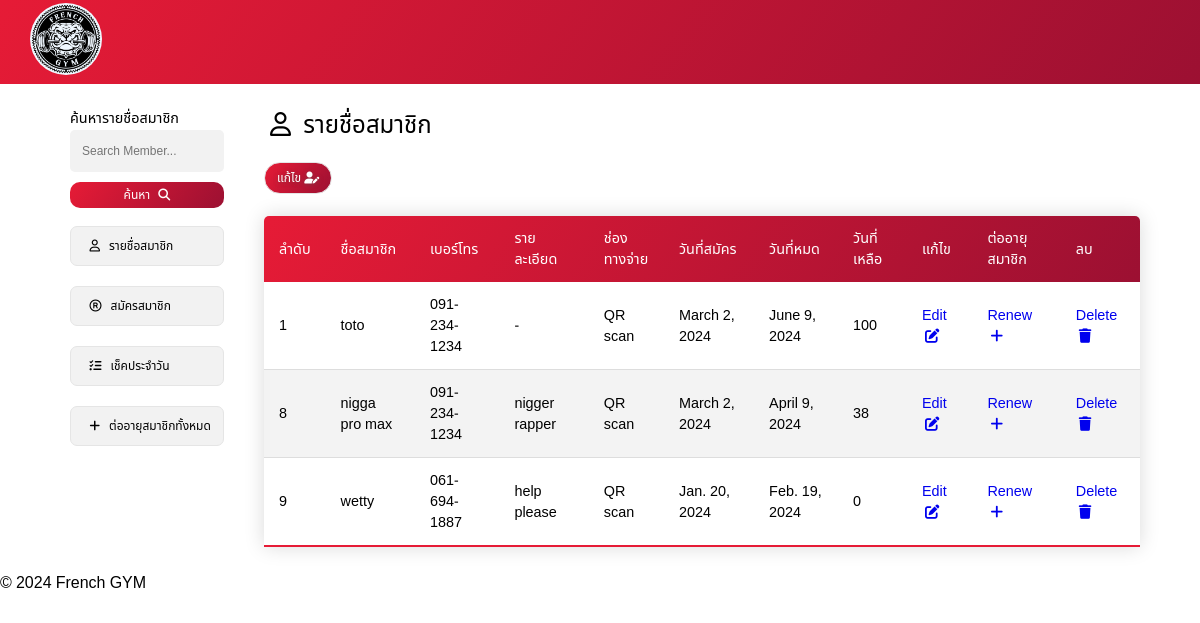
Before: / with the older database file.
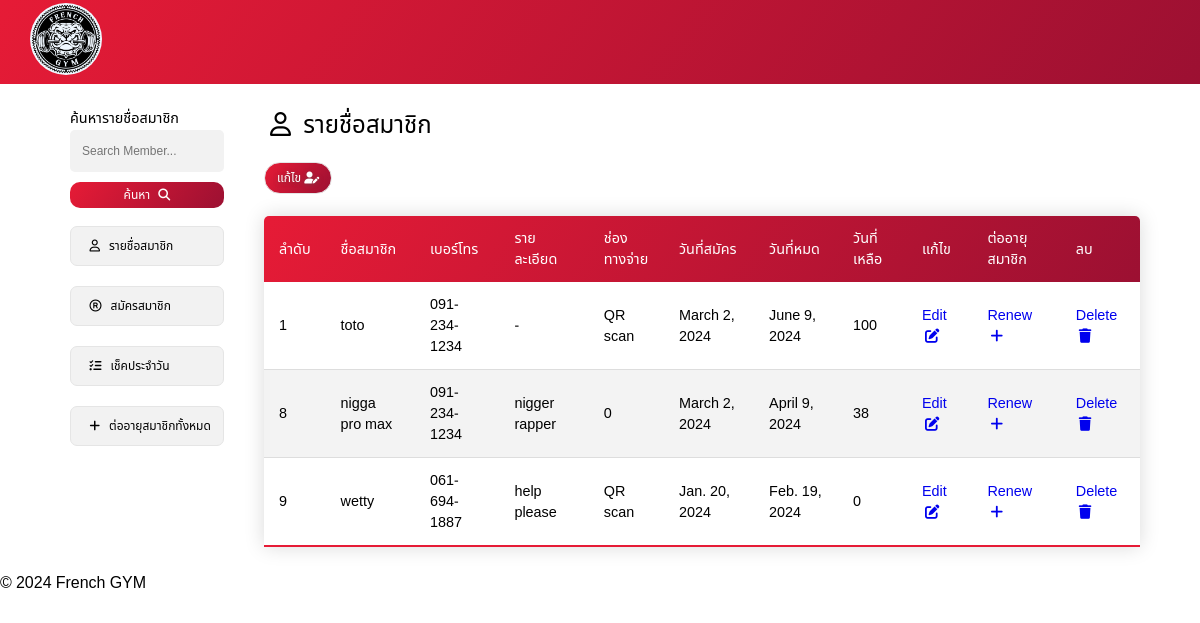
After: the same page with the newer database file.
### membership/models.py (models this page shows, shortened)
class Register(models.Model):
    reg_id = models.AutoField(primary_key=True)
    name = models.CharField(max_length=100)
    tel = models.CharField(max_length=20)
    des = models.TextField()
    pay = models.CharField(max_length=20)
    current_time = models.CharField(max_length=20)
    start_date = models.DateField()
    end_date = models.DateField()
    remain_day = models.IntegerField()

### membership/views.py (the view)
# urls.py: 2. Add a URL to urlpatterns:  path('', views.home, name='home')
def home(req):
    obj = Register.objects.all()
    return render(req, 'home.html', { 'Register': obj })

### membership/templates/home.html (shortened to what this page needs)
{% load static %}
<!DOCTYPE html>
<html lang="en">
<head>
    <link rel="stylesheet" href="{% static 'css/style.css' %}">
    <link rel="stylesheet" href="https://cdnjs.cloudflare.com/ajax/libs/font-awesome/6.5.1/css/all.min.css" />
</head>
<body>
    <nav>
        <div class="logo">
            <a href="/">
                <img src="{% static 'images/logo.png'%}" alt="">
            </a>
        </div>
    </nav>
    <div class="container">
        <div class="sidebar">
            <form action="/search_results/" method="GET">
                <div class="box-search">
                    <label class="title-search" for="search">ค้นหารายชื่อสมาชิก</label>
                    <input type="text" class="member-search" name="q" placeholder="Search Member..." required>
                    <button type="submit" class="button-search">ค้นหา
                        <i class="fas fa-magnifying-glass" style="margin-left: 5px;"></i>
                    </button>
                </div>
            </form>
            <a href="/" class="sidebar-menus">
                <i class="fa-regular fa-user"></i>
                รายชื่อสมาชิก
            </a>
            <a href="/form/" class="sidebar-menus">
                <i class="fa-regular fa-registered"></i>
                สมัครสมาชิก
            </a>
            <a href="/check/" class="sidebar-menus">
                <i class="fas fa-list-check"></i>
                เช็คประจำวัน
            </a>
            <a href="/extend/" class="sidebar-menus">
                <i class="fas fa-plus"></i>
                ต่ออายุสมาชิกทั้งหมด
            </a>
        </div>
        <div class="main-content">
            <div class="title-head">
                <h1 class="text-head">
                    <i class="fa-regular fa-user"></i>
                    รายชื่อสมาชิก
                </h1>
                <label for="toggleColumns">
                    <span>แก้ไข
                        <i class="fas fa-user-pen"></i>
                    </span>
                </label>
            </div>
            <table id="membersTable" class="table" >
                <thead>
                    <tr>
                        <th>ลำดับ</th>
                        <th>ชื่อสมาชิก</th>
                        <th>เบอร์โทร</th>
                        <th>รายละเอียด</th>
                        <th>ช่องทางจ่าย</th>
                        <th>วันที่สมัคร</th>
                        <th>วันที่หมด</th>
                        <th>วันที่เหลือ</th>
                        <th>แก้ไข</th>
                        <th>ต่ออายุสมาชิก</th>
                        <th>ลบ</th>
                    </tr>
                </thead>
                <tbody>
                    {% for i in Register %}
                    <tr>
                        <td>{{ i.reg_id }}</td>
                        <td>{{ i.name }}</td>
                        <td>{{ i.tel }}</td>
                        <td>{{ i.des }}</td>
                        <td>{{ i.pay }}</td>
                        <td>{{ i.start_date }}</td>
                        <td>{{ i.end_date }}</td>
                        <td>{{ i.remain_day }}</td>
                        <td><a href="/edit/{{ i.reg_id }}" class="button-edit">Edit
                            <i class="fas fa-pen-to-square"></i>
                        </a>
                        <td><a href="/remain/{{ i.reg_id }}" class="button-edit">Renew
                            <i class="fas fa-plus"></i>
                        </a>
                        </td>
                        <td><a href="/delete/{{i.reg_id}}" class="button-edit">Delete
                            <i class="fas fa-trash"></i>
                        </a>
                        </td>
                    </tr>
                    {% endfor %}
                </tbody>
            </table>
        </div>
    </div>
    <br>
</body>
<footer>
    <p>© 2024 French GYM</p>
</footer>
</html>

Changed rows visible on the page:
changed Register "nigga pro max": pay "QR scan" → "0"
